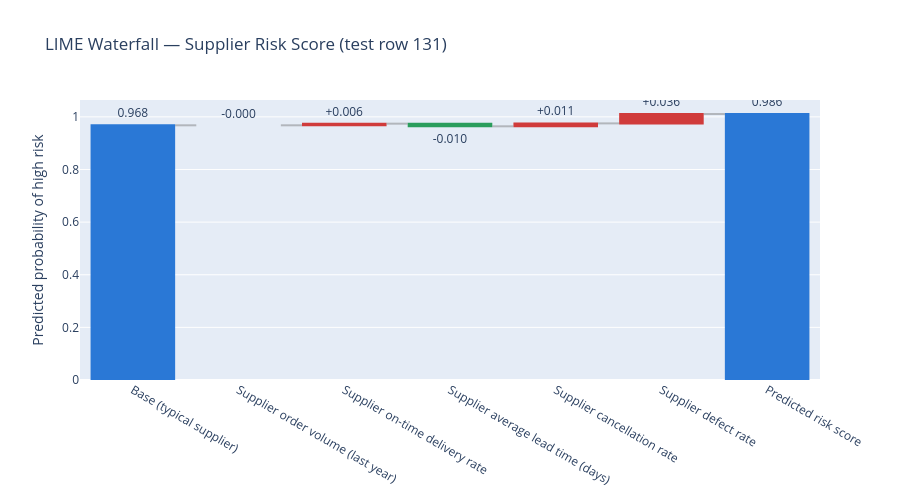

The notebook cell saved with this chart:
### Markdown cell above
### Model Interpretability — Interactive LIME Waterfall

The from-scratch LIME implementation the live app uses for its Risk Center UI
(`app/ai/explain.py`) is imported directly here — the same reuse pattern already used for
`app/ai/features.py` — and applied to one real held-out supplier the ensemble scored as
high-risk, rendered as an interactive Plotly waterfall (base value → per-feature push →
final prediction).

### Code cell
import plotly.graph_objects as go

from app.ai.explain import explain_instance

# Pick a genuine held-out test-set row the trained ensemble scores as high risk.
X_test_df = pd.DataFrame(X_test, columns=FEATURES_RISK)
test_scores = ensemble_proba
high_risk_idx = int(np.argmax(test_scores))
example_instance = X_test_df.iloc[high_risk_idx].to_dict()
print(f"Example instance (test row {high_risk_idx}), predicted risk probability = {test_scores[high_risk_idx]:.3f}")
print(example_instance)


def risk_predict_fn(X):
    X = np.atleast_2d(X)
    X_s = scaler.transform(X)
    return (logreg.predict_proba(X_s)[:, 1] + rf.predict_proba(X)[:, 1]) / 2


explanation = explain_instance(
    model_name="Supplier Risk Score",
    stats_key="risk",
    instance=example_instance,
    feature_order=FEATURES_RISK,
    predict_fn=risk_predict_fn,
    higher_is_worse=True,
)

factors = list(reversed(explanation["top_factors"]))  # smallest push first -> largest push last, classic waterfall reading order
labels = [f["label"] for f in factors]
contributions = [f["contribution"] for f in factors]
hover = [
    f"{f['label']}<br>This supplier: {f['display_value']}<br>Typical: {f['typical_display_value']}<br>Push: {f['contribution']:+.4f}"
    for f in factors
]

fig = go.Figure(
    go.Waterfall(
        orientation="v",
        measure=["absolute"] + ["relative"] * len(factors) + ["total"],
        x=["Base (typical supplier)"] + labels + ["Predicted risk score"],
        y=[explanation["base_value"]] + contributions + [0],
        text=[f"{explanation['base_value']:.3f}"] + [f"{c:+.3f}" for c in contributions] + [f"{explanation['prediction']:.3f}"],
        textposition="outside",
        hovertext=["Typical (mean) predicted risk across the training population"] + hover + ["Final predicted risk probability"],
        hoverinfo="text",
        connector={"line": {"color": "rgba(100,100,100,0.4)"}},
        increasing={"marker": {"color": "#d03b3b"}},  # pushes risk UP -- bad
        decreasing={"marker": {"color": "#2a9d5c"}},  # pushes risk DOWN -- good
        totals={"marker": {"color": "#2a78d6"}},
    )
)
fig.update_layout(
    title=f"LIME Waterfall — Supplier Risk Score (test row {high_risk_idx})",
    yaxis_title="Predicted probability of high risk",
    showlegend=False,
    height=500,
)
fig.show()
print(explanation["plain_language_summary"])

### Figure 1 — Plotly figure (JSON) as saved in the notebook; plotly's stock layout.template omitted (floating-point values rounded to 4 significant figures)
{"data": [{"connector": {"line": {"color": "rgba(100,100,100,0.4)"}}, "decreasing": {"marker": {"color": "#2a9d5c"}}, "hoverinfo": "text", "hovertext": ["Typical (mean) predicted risk across the training population", "Supplier order volume (last year)<br>This supplier: 104<br>Typical: 104.6<br>Push: -0.0000", "Supplier on-time delivery rate<br>This supplier: 75%<br>Typical: 87%<br>Push: +0.0063", "Supplier average lead time (days)<br>This supplier: 31 days<br>Typical: 17 days<br>Push: -0.0101", "Supplier cancellation rate<br>This supplier: 6%<br>Typical: 4%<br>Push: +0.0111", "Supplier defect rate<br>This supplier: 6%<br>Typical: 4%<br>Push: +0.0357", "Final predicted risk probability"], "increasing": {"marker": {"color": "#d03b3b"}}, "measure": ["absolute", "relative", "relative", "relative", "relative", "relative", "total"], "orientation": "v", "text": ["0.968", "-0.000", "+0.006", "-0.010", "+0.011", "+0.036", "0.986"], "textposition": "outside", "totals": {"marker": {"color": "#2a78d6"}}, "type": "waterfall", "x": ["Base (typical supplier)", "Supplier order volume (last year)", "Supplier on-time delivery rate", "Supplier average lead time (days)", "Supplier cancellation rate", "Supplier defect rate", "Predicted risk score"], "y": [0.9679, -0.0, 0.0063, -0.0101, 0.0111, 0.0357, 0]}], "layout": {"height": 500, "showlegend": false, "title": {"text": "LIME Waterfall — Supplier Risk Score (test row 131)"}, "yaxis": {"title": {"text": "Predicted probability of high risk"}}}}
